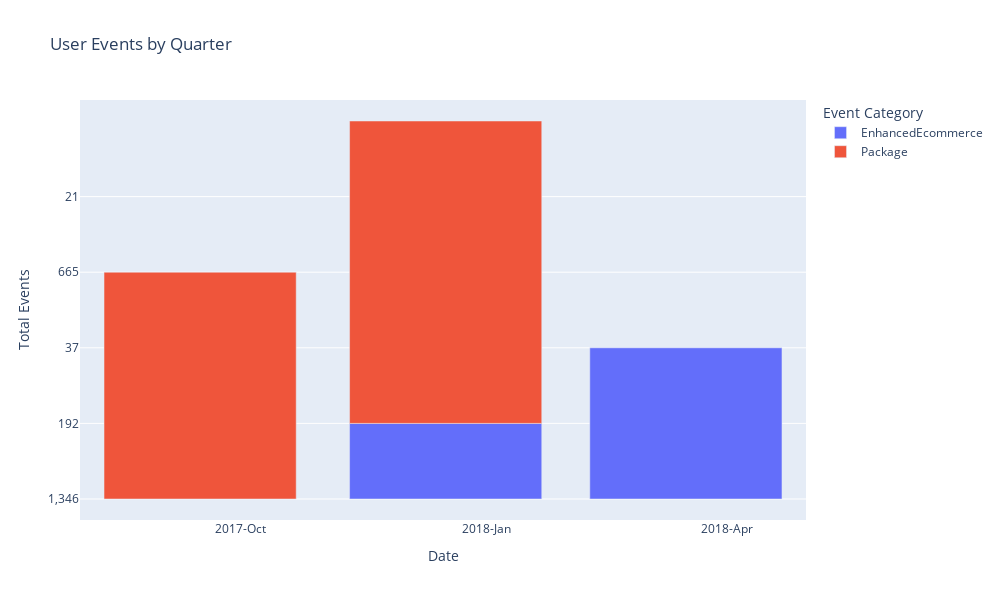

This figure's notebook cell:
### Code cell
# EVENTS 
# Read the CSV file
df = pd.read_csv('output/cransten/WP/Events or Conversions/consolidated-events.csv')

# # Now, let's create the Date column
df['Date'] = pd.to_datetime(df['Year'].astype(str) + '-' + df['Quarter'].apply(functions.quarter_to_month) + '-01')

# Convert Pageviews to Numeric
# df['Total Events'] = pd.to_numeric(df['Total Events'].str.replace(',', ''), errors='coerce')
# Sort by date
df = df.sort_values("Date")

# Create Line Plot with the goals completion locations that exist
include_list = ["EnhancedEcommerce","Package"]
fig = px.bar(df.query('`Event Category` in @include_list'), x='Date', y='Total Events', color='Event Category', title='User Events by Quarter')

# Update the layout
fig.update_layout(
    autosize=False,
    width=1000,  # Width of the figure in pixels
    height=600  # Height of the figure in pixels
)

# Customize the x-axis to show both year and quarter
fig.update_xaxes(
    dtick="M3",
    tickformat="%Y-%b",  # This will show Year-Month
    ticklabelmode="period"
)

fig.show()
fig.write_html('output/cransten/WP/cransten-wp-events.html')

### Figure 1 — Plotly figure (JSON) as saved in the notebook; plotly's stock layout.template omitted (floating-point values rounded to 4 significant figures)
{"data": [{"alignmentgroup": "True", "hovertemplate": "Event Category=EnhancedEcommerce<br>Date=%{x}<br>Total Events=%{y}<extra></extra>", "legendgroup": "EnhancedEcommerce", "marker": {"color": "#636efa", "pattern": {"shape": ""}}, "name": "EnhancedEcommerce", "offsetgroup": "EnhancedEcommerce", "orientation": "v", "showlegend": true, "textposition": "auto", "type": "bar", "x": ["2017-10-01T00:00:00", "2018-01-01T00:00:00", "2018-04-01T00:00:00"], "xaxis": "x", "y": ["1,346", "192", "37"], "yaxis": "y"}, {"alignmentgroup": "True", "hovertemplate": "Event Category=Package<br>Date=%{x}<br>Total Events=%{y}<extra></extra>", "legendgroup": "Package", "marker": {"color": "#EF553B", "pattern": {"shape": ""}}, "name": "Package", "offsetgroup": "Package", "orientation": "v", "showlegend": true, "textposition": "auto", "type": "bar", "x": ["2017-10-01T00:00:00", "2018-01-01T00:00:00"], "xaxis": "x", "y": ["665", "21"], "yaxis": "y"}], "layout": {"autosize": false, "barmode": "relative", "height": 600, "legend": {"title": {"text": "Event Category"}, "tracegroupgap": 0}, "title": {"text": "User Events by Quarter"}, "width": 1000, "xaxis": {"anchor": "y", "autorange": true, "domain": [0, 1], "dtick": "M3", "range": ["2017-08-17", "2018-05-16"], "tickformat": "%Y-%b", "ticklabelmode": "period", "title": {"text": "Date"}, "type": "date"}, "yaxis": {"anchor": "x", "autorange": true, "domain": [0, 1], "range": [-0.2778, 5.278], "title": {"text": "Total Events"}, "type": "category"}}}
